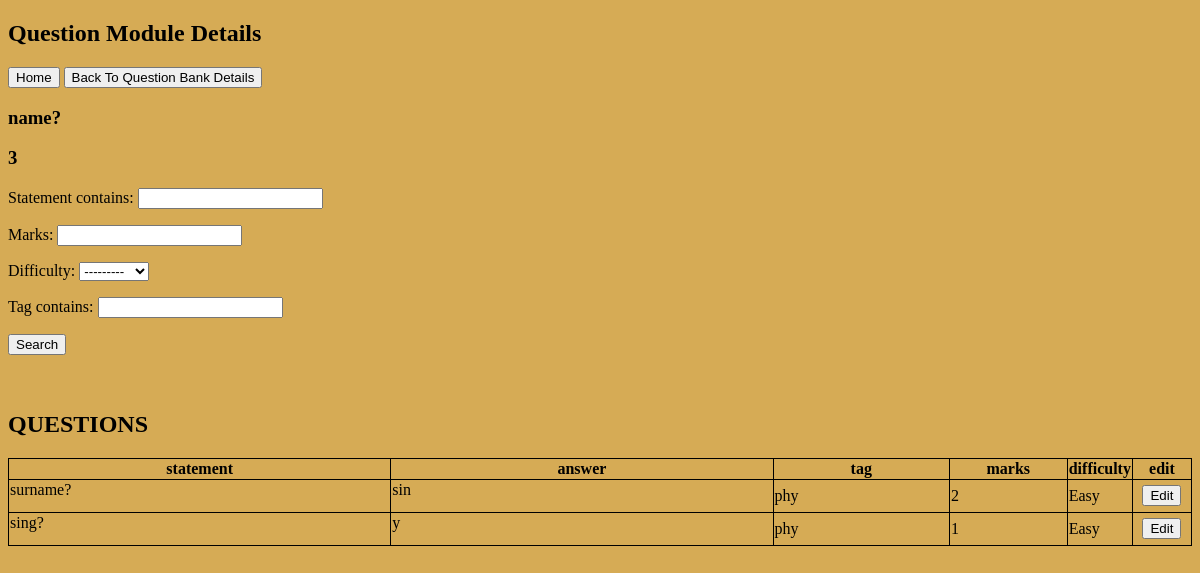
/ques_module_detail/1/, run on the app's committed database.
### Home/models.py (models this page shows, shortened)
class Question_Module(models.Model):
    username = models.CharField(max_length=150)
    qb_name = models.CharField(max_length=50)
    statement = models.TextField()
    marks = models.IntegerField()
    subquestions = models.IntegerField()
    ques_id_string = models.CharField(max_length=150)

class SubQuestions(models.Model):
    EASY = 'Easy'
    MEDIUM = 'Medium'
    HARD = 'Hard'
    DIFFICULTY_CHOICES = [
        (EASY, 'Easy'),
        (MEDIUM, 'Medium'),
        (HARD, 'Hard'),
    ]
    question_module_id = models.IntegerField()
    statement = models.TextField()
    answer = models.TextField(blank=True, null=True)
    marks = models.IntegerField()
    difficulty = models.CharField(max_length=100, choices=DIFFICULTY_CHOICES, default=EASY)
    tag = models.CharField(max_length=30)

### Home/views.py (the view)
# urls.py: path('ques_module_detail/<id>/', views.ques_module_detail, name='ques_module_detail'),
def ques_module_detail(request, id):
    ques_list = SubQuestions.objects.filter(question_module_id=id)
    filter=SubQuestionsFilter(request.GET,queryset=ques_list)
    ques_module = Question_Module.objects.get(id=id)
    name = ques_module.qb_name
    return render(request, 'ques_module_detail.html', {
        'filter':filter,
        'ques_list': ques_list,
        'qb_name': name,
        'ques_module': ques_module
    })

### templates/ques_module_detail.html (shortened to what this page needs)
{% extends 'base.html' %}
{% block content %}
  <h2>Question Module Details</h2>
<span>
     <button><a href="{% url 'Home:qbList' %}">Home</a></button>
 </span>
<span>
     <button><a href="{% url 'Home:detail_qb' name=qb_name %}">Back To Question Bank Details</a></button>
 </span>
<h3>{{ ques_module.statement }}</h3>
<h3>{{ ques_module.marks }}</h3>
<form method="GET">
{{ filter.form.as_p }}
<button type="submit">Search</button>
</form>
<br><br>
<h2>QUESTIONS</h2>
<div class="container">
<table class="userss" style="width: 100%">
    <tr>
        <th class="stat">statement</th>
        <th class="ans">answer</th>
        <th class="tag">tag</th>
        <th class="marks">marks</th>
        <th class="diff">difficulty</th>
        <th class="ed">edit</th>
    </tr>
    {% for ques in filter.qs %}
    <tr>
        <td><div><a href="{% url 'Home:view_subques' id=ques.id %}" target="_blank">{{ ques.statement }}</a></div></td>
        <td><div><a href="{% url 'Home:view_subans' id=ques.id %}" target="_blank">{{ ques.answer }}</a></div></td>
        <td>{{ ques.tag }}</td>
        <td>{{ ques.marks }}</td>
        <td>{{ ques.difficulty }}</td>
        <td align="center"><button><a href="{% url 'Home:edit_subques' id=ques.id %}">Edit</a></button></td>
    </tr>
    {% endfor %}
</table>
</div>
{% endblock %}

### templates/base.html (style rules this page uses)
body { background-color: #D6AB55; }
table, th, td { border: 1px solid black; border-collapse: collapse; }
td > div { height:30px; overflow: hidden; text-overflow: ellipsis; white-space: nowrap; }
.stat { width: 32.5%; }
.ans { width: 32.5%; }
.tag { width: 15%; }
.marks { width: 10%; }
.diff { width: 5%; }
.ed { width: 5%; }
a:link { text-decoration: none; color: black; }

### data on the page
Question_Module: statement "name?", marks "3"
SubQuestions: statement "surname?", answer "sin", tag "phy", marks "2", difficulty "Easy"
SubQuestions: statement "sing?", answer "y", tag "phy", marks "1", difficulty "Easy"
